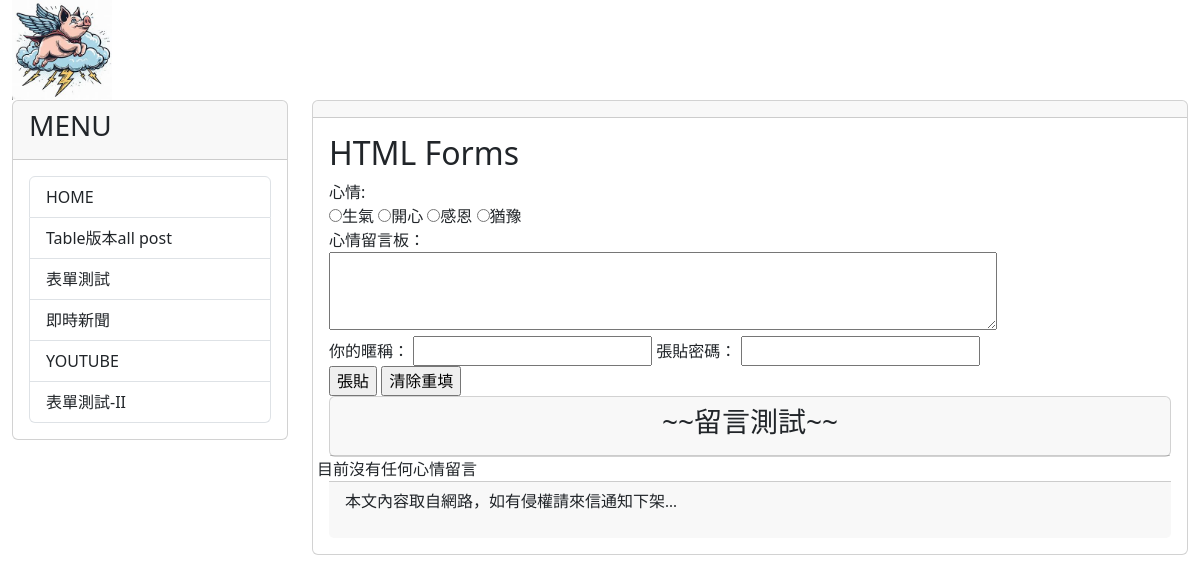
/test/, run on an earlier commit of the app's database.
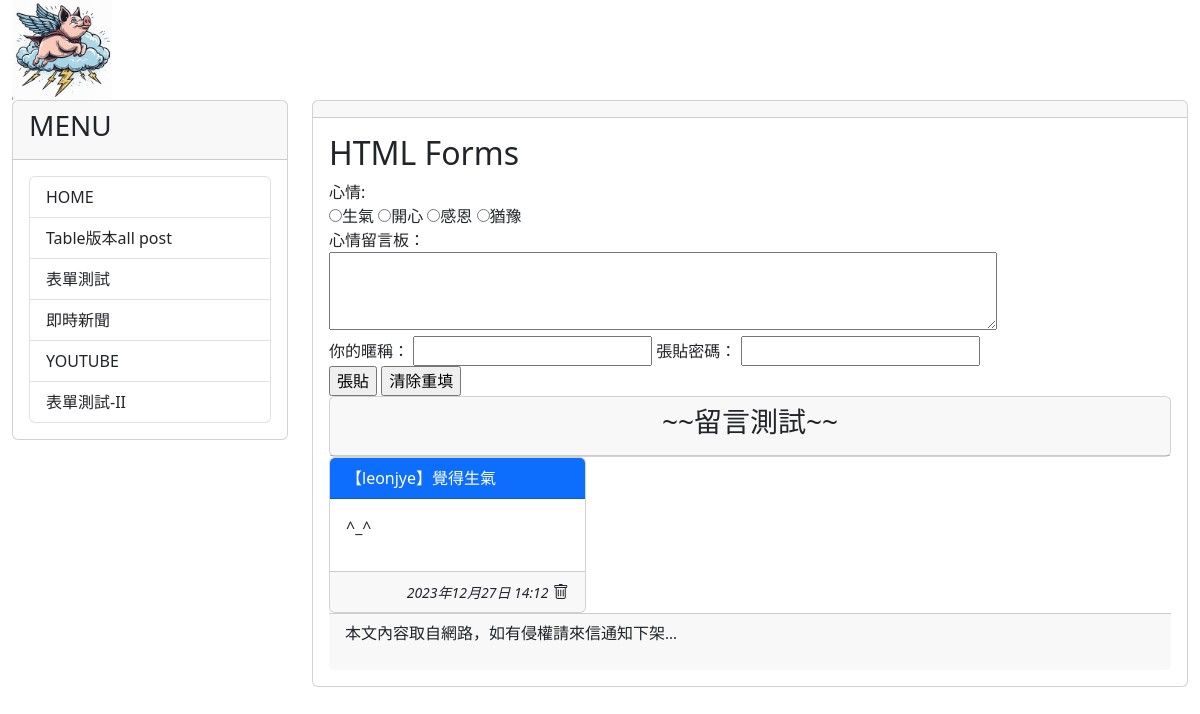
And on a later commit of the database.
### mytest/models.py (models this page shows, shortened)
class Mood(models.Model):
    status = models.CharField(max_length=10, null=False)
    def __str__(self):
        return self.status

class Post(models.Model):
    mood = models.ForeignKey('Mood', on_delete=models.CASCADE)
    nickname = models.CharField(max_length=10, default='不願意透漏身份的人')
    message = models.TextField(null=False)
    del_pass = models.CharField(max_length=10)
    pub_time = models.DateTimeField(auto_now=True)
    enabled = models.BooleanField(default=True)

### mytest/views.py (the view, shortened to what this page needs)
# urls.py: path('test/', testv.index, name="test-new"),
def index(request):
    posts = Post.objects.filter(enabled=True).order_by('-pub_time')[:30]
    moods = Mood.objects.all()
    if request.method == 'GET':
        return render(request, 'myform.html', locals())
    else:
        message = 'post/get 出現錯誤'
        return render(request, 'myform.html', locals())

### mytest/templates/myform.html (shortened to what this page needs)
{% extends "base2.html" %}
{% block content %}
<h2>HTML Forms</h2>
<form action="" method="post">
  <label for="title">心情:</label><br>
  {% for m in moods %}
  <input type='radio' name='mood' value='{{ m.status }}'>{{ m.status }}</input>
  {% endfor %}
  <br>
  心情留言板：<br/>
  <textarea name='user_post' rows=3 cols=70></textarea>
  <br/>
  <label for='user_id'>你的暱稱：</label>
  <input id='user_id' type='text' name='user_id'>
  <label for='user_pass'>張貼密碼：</label>
  <input id='user_pass' type='password' name='user_pass'><br/>
  <input type='submit' value='張貼'>
  <input type='reset' value='清除重填'>
</form>
<div class='row'>
  <div class='col-md-12'>
      <div class='card'>
          <div class='card-header' align=center>
          <h3>~~留言測試~~</h3>
      </div>
  </div>
</div>
<div class="row">
  {% for p in posts %}
   <div class="col-sm-12 col-md-4">
      <div class='card'>
          <div class='card-header text-white bg-primary'>【{{ p.nickname }}】覺得{{ p.mood }}</div>
          <div class='card-body'>{{ p.message | linebreaks }}</div>
          <div class='card-footer' align='right'>
              <i><small>{{ p.pub_time }}</small></i>
              <i class="bi bi-trash"  onclick='go_delete({{p.id}})'></i>
          </div>
      </div>
  </div>
  {% empty %}
      目前沒有任何心情留言
  {% endfor %}
</div>
{% endblock content %}

What changed in the data, as far as the page shows it:
added Post: nickname "leonjye", mood "生氣", message "^_^", pub_time "2023年12月27日 14:12"
Also different on the page:
text no longer shown: "目前沒有任何心情留言"
